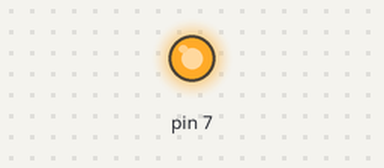
Bench run of a sketch on a simulated Arduino Uno, built with avr-gcc and run on an emulated ATmega328P. Shown: output pins drawn as LEDs (lit = HIGH). Pins used as bus, display or sensor lines are not drawn.

Above: at 0.05 s.
Timing chart, 0 to 3.0 s (numbered marks = the images above):
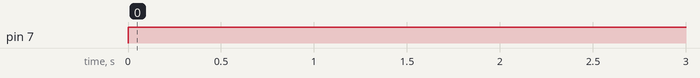

Measured:
- by itself, pin 7: LOW → HIGH at 0.00 s

The sketch:

traffic_light.ino
```cpp
int STANDARD_DELAY;
int LOW_DELAY = 2000;

void setup() {
  pinMode(3, OUTPUT);
  pinMode(7, OUTPUT);
  pinMode(11, OUTPUT);
}

void loop() {
  digitalWrite(3, HIGH);
  delay(STANDARD_DELAY);
  digitalWrite(3, LOW);
  digitalWrite(7, HIGH);
  delay(LOW_DELAY);
  digitalWrite(7, LOW);
  digitalWrite(11, HIGH);
  delay(STANDARD_DELAY);
  digitalWrite(11, LOW);
}
```
